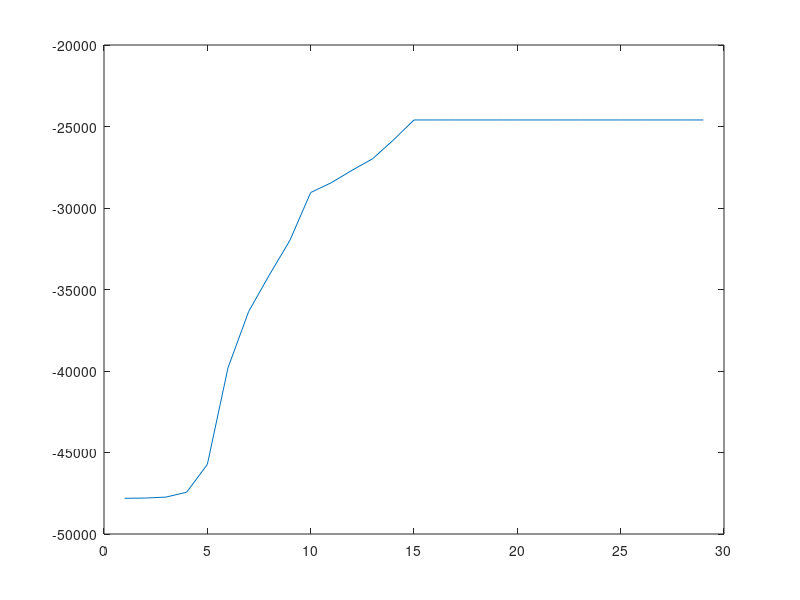

Reproduce this figure in MATLAB.
randn('seed',3); % 2

% begin generate data.
d = 10; % dimension
N = 3000;
K = 3; % 2,3
scale = 100;
scale2 = 1;
centroid = randn(d,K);
centroid = centroid ./ (ones(d,1) * sqrt(sum(centroid.^2,1))); % 10 * 4   with unit norm.
centroid = centroid * scale;
prob_record = [];
X = scale2 * randn(d,N);
for i = 1:K
    X(:,(N/4)*(i-1)+1:(N/4)*i) = X(:,(N/4)*(i-1)+1:(N/4)*i) + centroid(:,i) * ones(1,N/4);        
end

% outliers
outlier_num = 3;
X(:,1:outlier_num) = randn(d,outlier_num) * scale2;

% end generate data.

Z = zeros(N); % assignment
C = ones(1,K) * 1/K;
mu = randn(d,K);
Sigma = zeros(K,d,d);
for i = 1:K
   Sigma(i,:,:) = eye(d); 
end
iter = 30;
tmp = zeros(1,K); 

for ii = 1:iter
    iter_count = ii   
    % update Z
    if (ii == 1)
       % random assignment 
       for i = 1:N
            Z(i) = unidrnd(K); 
       end 
    else
       prob = 0 ;     % compute sum of log-probability
       for i = 1:N
            for j = 1:K
               tmp(j) = C(j) * det(reshape(Sigma(j,:,:),d,d))^(-1/2) ...
                   * exp(-1/2 * (X(:,i) - mu(:,j))' * inv(reshape(Sigma(j,:,:),d,d)) * (X(:,i) - mu(:,j)));
            end
            prob = prob + log(sum(tmp));
            tmp = tmp ./ sum(tmp);
            z = randsample(1:K,1,true,tmp); % dirichlet
            Z(i) = z;
       end     
       prob       % compute sum of log-probability
       prob_record = [prob_record, prob];
    end
 
    
    % update C, mu, Sigma
    for i = 1:K
        c_i = find(Z == i);
        C(i) = length(c_i);    % update C
        mu(:,i) = mean(X(:,c_i),2);    % update mu
        Sigma(i,:,:) = (X(:,c_i) - mu(:,i) * ones(1,C(i))) * (X(:,c_i) - mu(:,i) * ones(1,C(i)))' / C(i);
%         a = svd(reshape(Sigma(i,:,:),d,d));
%         a(1)/a(d)
    end
    C = C ./ sum(C);
    
    

end
plot(prob_record)
% for i = 1:K
%    a =  svd(reshape(Sigma(i,:,:),d,d));
%    a(1)/a(d)
% end
